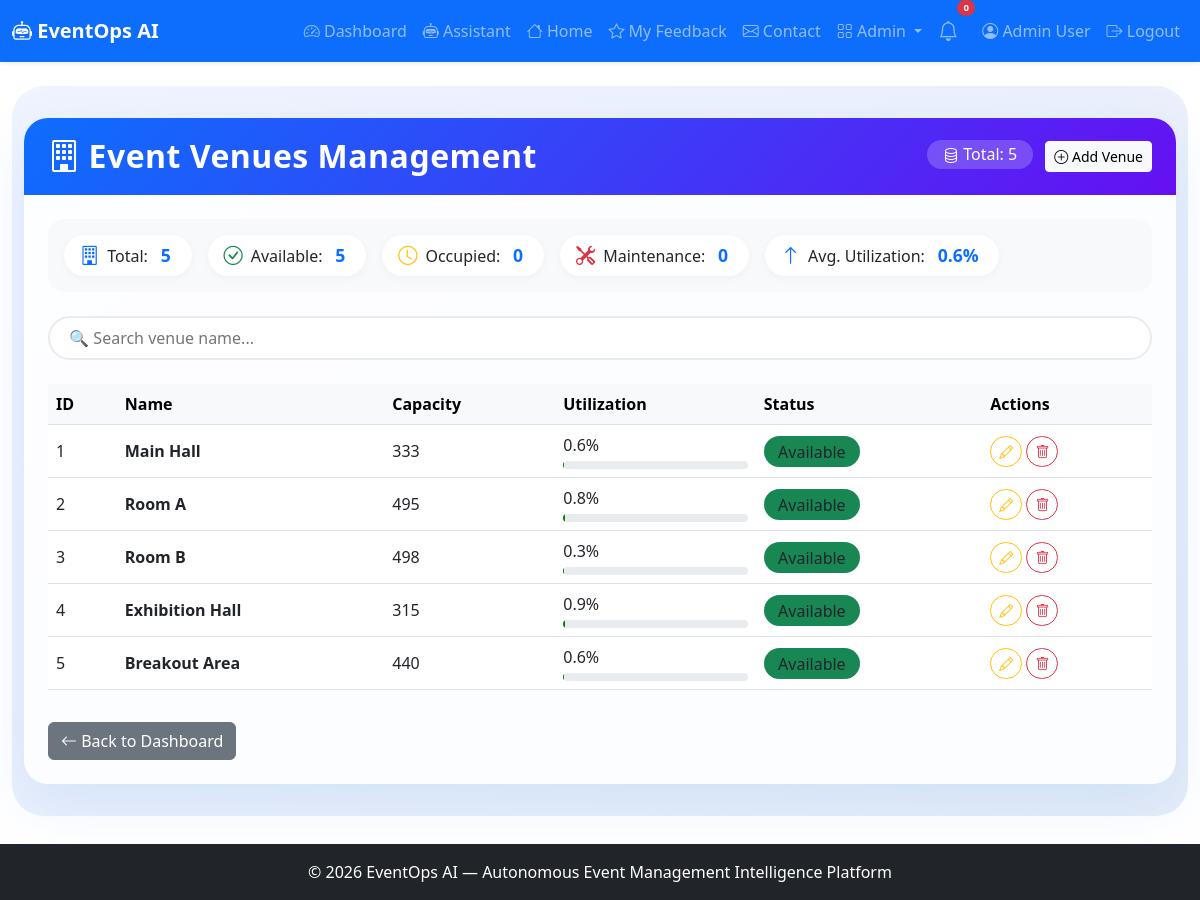
The app's page /admin/venues (signed in) with its own data.
### app.py (models this page shows, shortened)
class User(UserMixin, db.Model):
    id = db.Column(db.Integer, primary_key=True)
    name = db.Column(db.String(100), nullable=False)
    email = db.Column(db.String(100), unique=True, nullable=False)
    password_hash = db.Column(db.String(200), nullable=False)
    role = db.Column(db.String(20), default='user')
    created_at = db.Column(db.DateTime, default=lambda: datetime.now(timezone.utc))

class Venue(db.Model):
    id = db.Column(db.Integer, primary_key=True)
    name = db.Column(db.String(100), nullable=False)
    capacity = db.Column(db.Integer)
    utilization = db.Column(db.Float, default=0.0)
    status = db.Column(db.String(20), default='available')
    created_at = db.Column(db.DateTime, default=lambda: datetime.now(timezone.utc))

### app.py (the view)
@app.route('/admin/venues')
@login_required
def admin_venues():
    if current_user.role != 'admin':
        abort(403)
    venues = Venue.query.all()
    return render_template('admin_venues.html', venues=venues)

### app.py (called while the page is built)
@login_manager.user_loader
def load_user(user_id):
    return User.query.get(int(user_id))

### templates/admin_venues.html (shortened to what this page needs)
{% extends "base.html" %}
{% block content %}
<div class="admin-wrapper">
    <div class="container-fluid">
        <div class="card admin-card">
            <div class="card-header d-flex flex-wrap justify-content-between align-items-center">
                <h2 class="mb-0"><i class="bi bi-building me-2"></i>Event Venues Management</h2>
                <div>
                    <span class="total-badge"><i class="bi bi-database"></i> Total: {{ venues|length }}</span>
                    <a href="{{ url_for('admin_venue_add') }}" class="btn btn-light btn-sm ms-2">
                        <i class="bi bi-plus-circle"></i> Add Venue
                    </a>
                </div>
            </div>
            <div class="card-body">
                <div class="stats-row">
                    <div class="stat-item"><i class="bi bi-building"></i> Total: <span class="stat-num">{{ venues|length }}</span></div>
                    <div class="stat-item"><i class="bi bi-check-circle text-success"></i> Available: <span class="stat-num">{{ venues|selectattr('status', 'equalto', 'available')|list|length }}</span></div>
                    <div class="stat-item"><i class="bi bi-clock text-warning"></i> Occupied: <span class="stat-num">{{ venues|selectattr('status', 'equalto', 'occupied')|list|length }}</span></div>
                    <div class="stat-item"><i class="bi bi-tools text-danger"></i> Maintenance: <span class="stat-num">{{ venues|selectattr('status', 'equalto', 'maintenance')|list|length }}</span></div>
                    <div class="stat-item"><i class="bi bi-arrow-up text-primary"></i> Avg. Utilization: <span class="stat-num">{{ (venues|map(attribute='utilization')|sum / venues|length)|round(1) if venues else 0 }}%</span></div>
                </div>
                <div class="filter-bar">
                    <input type="text" id="searchVenue" class="search-box" placeholder="🔍 Search venue name...">
                </div>
                <div class="table-responsive">
                    <table class="table table-hover align-middle" id="venueTable">
                        <thead class="table-light">
                            <tr>
                                <th>ID</th>
                                <th>Name</th>
                                <th>Capacity</th>
                                <th>Utilization</th>
                                <th>Status</th>
                                <th>Actions</th>
                            </tr>
                        </thead>
                        <tbody>
                            {% for venue in venues %}
                            <tr data-name="{{ venue.name|lower }}">
                                <td>{{ venue.id }}</td>
                                <td><strong>{{ venue.name }}</strong></td>
                                <td>{{ venue.capacity }}</td>
                                <td>
                                    {{ venue.utilization|round(1) }}%
                                    <div class="utilization-bar">
                                    </div>
                                </td>
                                <td>
                                    <span class="badge-status bg-{{ 'success' if venue.status == 'available' else 'warning' if venue.status == 'occupied' else 'danger' }}">
                                        {{ venue.status|title }}
                                    </span>
                                </td>
                                <td>
                                    <a href="{{ url_for('admin_venue_edit', venue_id=venue.id) }}" class="btn btn-sm btn-outline-warning"><i class="bi bi-pencil"></i></a>
                                    <a href="{{ url_for('admin_venue_delete', venue_id=venue.id) }}" class="btn btn-sm btn-outline-danger" onclick="return confirm('Delete this venue?')"><i class="bi bi-trash"></i></a>
                                </td>
                            </tr>
                            {% endfor %}
                        </tbody>
                    </table>
                </div>
                <div class="mt-3">
                    <a href="{{ url_for('dashboard') }}" class="btn btn-secondary">
                        <i class="bi bi-arrow-left"></i> Back to Dashboard
                    </a>
                </div>
            </div>
        </div>
    </div>
</div>
{% endblock %}

### templates/base.html (shortened to what this page needs)
<!DOCTYPE html>
<html lang="en">
<head>
    <link href="https://cdn.jsdelivr.net/npm/bootstrap@5.3.0/dist/css/bootstrap.min.css" rel="stylesheet">
    <link rel="stylesheet" href="https://cdn.jsdelivr.net/npm/bootstrap-icons@1.11.0/font/bootstrap-icons.css">
    <link rel="stylesheet" href="{{ url_for('static', filename='css/style.css') }}">
</head>
<body>
    <nav class="navbar navbar-expand-lg navbar-dark bg-primary shadow-sm">
        <div class="container-fluid">
            <a class="navbar-brand fw-bold" href="{{ url_for('index') }}">
                <i class="bi bi-robot"></i> EventOps AI
            </a>
            <div class="collapse navbar-collapse" id="navbarNav">
                <ul class="navbar-nav ms-auto align-items-lg-center">
                    {% if current_user.is_authenticated %}
                        <li class="nav-item">
                            <a class="nav-link" href="{{ url_for('dashboard') }}">
                                <i class="bi bi-speedometer2"></i> Dashboard
                            </a>
                        </li>
                        <li class="nav-item">
                            <a class="nav-link" href="{{ url_for('assistant_page') }}">
                                <i class="bi bi-robot"></i> Assistant
                            </a>
                        </li>
                        <li class="nav-item">
                            <a class="nav-link" href="{{ url_for('index') }}">
                                <i class="bi bi-house"></i> Home
                            </a>
                        </li>
                    <li class="nav-item">
                         <a class="nav-link" href="{{ url_for('feedback_list') }}">
                            <i class="bi bi-star"></i> My Feedback
                         </a>
                    </li>
                        <li class="nav-item">
                            <a class="nav-link" href="{{ url_for('contact') }}">
                                <i class="bi bi-envelope"></i> Contact
                            </a>
                        </li>
                        {% if current_user.role == 'admin' %}
                        <li class="nav-item dropdown">
                            <a class="nav-link dropdown-toggle" href="#" role="button" data-bs-toggle="dropdown">
                                <i class="bi bi-grid"></i> Admin
                            </a>
                        </li>
                        {% endif %}
                        <li class="nav-item position-relative me-2">
                            <a class="nav-link" href="#" title="Notifications" data-bs-toggle="dropdown">
                                <i class="bi bi-bell fs-5"></i>
                                <span class="position-absolute top-0 start-100 translate-middle badge rounded-pill bg-danger" style="font-size:0.6rem;">
                                    0
                                </span>
                            </a>
                        </li>
                        <li class="nav-item">
                            <a class="nav-link" href="{{ url_for('profile') }}">
                                <i class="bi bi-person-circle"></i> {{ current_user.name }}
                            </a>
                        </li>
                        <li class="nav-item">
                            <a class="nav-link" href="{{ url_for('logout') }}">
                                <i class="bi bi-box-arrow-right"></i> Logout
                            </a>
                        </li>
                    {% endif %}
                </ul>
            </div>
        </div>
    </nav>
    <main class="container-fluid py-4">
        {% block content %}{% endblock %}
    </main>
    <footer class="footer bg-dark text-white py-3 mt-4">
        <div class="container text-center">
            <span>© 2026 EventOps AI — Autonomous Event Management Intelligence Platform</span>
        </div>
    </footer>
</body>
</html>

### static/css/style.css (style rules this page uses)
body { padding-bottom: 60px; }
.footer { position: fixed; bottom: 0; width: 100%; }

### templates/admin_venues.html (style rules this page uses)
.admin-wrapper { background: linear-gradient(145deg, #f0f4ff 0%, #e6edf7 100%); padding: 2rem 0; border-radius: 2rem; }
.admin-card { border: none; border-radius: 1.5rem; box-shadow: 0 20px 60px rgba(13, 110, 253, 0.10); background: rgba(255, 255, 255, 0.85); backdrop-filter: blur(4px); overflow: hidden; }
.admin-card .card-header { background: linear-gradient(135deg, #0d6efd, #6610f2); color: white; padding: 1.2rem 1.5rem; border: none; }
.admin-card .card-header h2 { font-weight: 700; letter-spacing: 0.5px; }
.admin-card .card-body { padding: 1.5rem; }
.stats-row { display: flex; flex-wrap: wrap; gap: 1rem; margin-bottom: 1.5rem; background: #f8f9fa; border-radius: 1rem; padding: 1rem; }
.stats-row .stat-item { display: flex; align-items: center; gap: 0.5rem; background: white; padding: 0.4rem 1rem; border-radius: 50px; box-shadow: 0 2px 8px rgba(0,0,0,0.04); }
.stats-row .stat-item i { font-size: 1.2rem; color: #0d6efd; }
.stats-row .stat-item .stat-num { font-weight: 700; color: #0d6efd; font-size: 1.1rem; margin: 0 0.3rem; }
.filter-bar { display: flex; flex-wrap: wrap; gap: 0.8rem; margin-bottom: 1.5rem; }
.filter-bar .search-box { flex: 1; min-width: 200px; border-radius: 50px; border: 2px solid #e9ecef; padding: 0.5rem 1.2rem; transition: all 0.2s; background: white; }
.table-hover tbody tr { transition: all 0.2s ease; }
.utilization-bar { width: 100%; height: 8px; background: #e9ecef; border-radius: 10px; overflow: hidden; margin-top: 4px; }
.badge-status { padding: 0.3rem 0.9rem; border-radius: 30px; font-weight: 500; }
.btn-outline-primary, .btn-outline-warning, .btn-outline-danger { border-radius: 30px; transition: all 0.2s; }
.total-badge { background: rgba(255,255,255,0.2); padding: 0.2rem 1rem; border-radius: 30px; font-weight: 500; }

### records on screen
User: name "Admin User"
Venue: id "1", name "Main Hall", capacity "333", utilization "0.6", status "Available"
Venue: id "2", name "Room A", capacity "495", utilization "0.8", status "Available"
Venue: id "3", name "Room B", capacity "498", utilization "0.3", status "Available"
Venue: id "4", name "Exhibition Hall", capacity "315", utilization "0.9", status "Available"
Venue: id "5", name "Breakout Area", capacity "440", utilization "0.6", status "Available"

### other values on screen
{{ venues|length }} "5"
{{ venues|selectattr('status', 'equalto', 'available')|list|length }} "5"
{{ venues|selectattr('status', 'equalto', 'occupied')|list|length }} "0"
{{ venues|selectattr('status', 'equalto', 'maintenance')|list|length }} "0"
